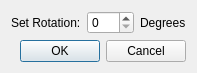
<?xml version="1.0" encoding="UTF-8"?>
<ui version="4.0">
 <class>Dialog</class>
 <widget class="QDialog" name="Dialog">
  <property name="geometry">
   <rect>
    <x>0</x>
    <y>0</y>
    <width>185</width>
    <height>69</height>
   </rect>
  </property>
  <property name="windowTitle">
   <string>Dialog</string>
  </property>
  <layout class="QVBoxLayout" name="verticalLayout">
   <item>
    <layout class="QHBoxLayout" name="horizontalLayout">
     <item>
      <widget class="QLabel" name="label">
       <property name="text">
        <string>Set Rotation:</string>
       </property>
      </widget>
     </item>
     <item>
      <widget class="QSpinBox" name="rotationInput">
       <property name="maximum">
        <number>360</number>
       </property>
      </widget>
     </item>
     <item>
      <widget class="QLabel" name="label_2">
       <property name="text">
        <string>Degrees</string>
       </property>
      </widget>
     </item>
     <item>
      <spacer name="horizontalSpacer">
       <property name="orientation">
        <enum>Qt::Horizontal</enum>
       </property>
       <property name="sizeHint" stdset="0">
        <size>
         <width>40</width>
         <height>20</height>
        </size>
       </property>
      </spacer>
     </item>
    </layout>
   </item>
   <item>
    <widget class="QDialogButtonBox" name="buttonBox">
     <property name="orientation">
      <enum>Qt::Horizontal</enum>
     </property>
     <property name="standardButtons">
      <set>QDialogButtonBox::Cancel|QDialogButtonBox::Ok</set>
     </property>
    </widget>
   </item>
  </layout>
 </widget>
 <resources/>
 <connections>
  <connection>
   <sender>buttonBox</sender>
   <signal>accepted()</signal>
   <receiver>Dialog</receiver>
   <slot>accept()</slot>
   <hints>
    <hint type="sourcelabel">
     <x>248</x>
     <y>254</y>
    </hint>
    <hint type="destinationlabel">
     <x>157</x>
     <y>274</y>
    </hint>
   </hints>
  </connection>
  <connection>
   <sender>buttonBox</sender>
   <signal>rejected()</signal>
   <receiver>Dialog</receiver>
   <slot>reject()</slot>
   <hints>
    <hint type="sourcelabel">
     <x>316</x>
     <y>260</y>
    </hint>
    <hint type="destinationlabel">
     <x>286</x>
     <y>274</y>
    </hint>
   </hints>
  </connection>
 </connections>
</ui>
